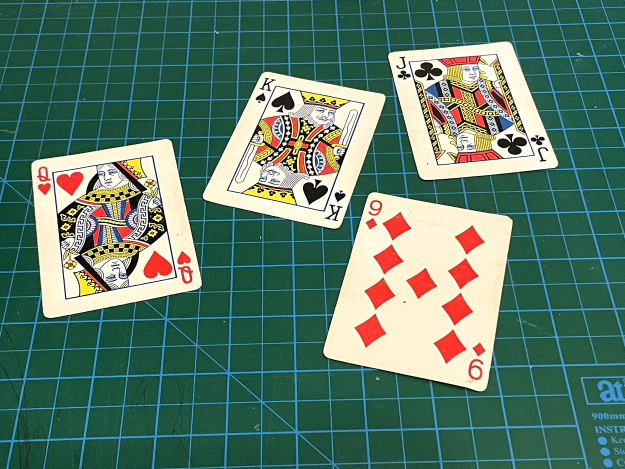
//> input picture Resources/cards.jpg, 1250 x 938 px, given in place of the camera (shown at 1/2 size)
$ ./Project2_DocumentScanner   (built with g++ and OpenCV 4)
//> lines starting //> are read from the running program, lines starting //| are printed output that depends on the picture; after the words box and inside, x2 and y2 are one past the last pixel; in counts of white or black regions, pixels touching at a corner belong together
#include <opencv2/imgcodecs.hpp>
#include <opencv2/highgui.hpp>
#include <opencv2/imgproc.hpp>
#include <iostream>
using namespace std;
using namespace cv;
/*
Document Scanner
*/

const float w=420, h=596; // Has been multiplied by 2 since the original size is too small.

Mat preProcessing(Mat img) {

    Mat imgGray, imgBlur, imgCanny, imgDilate, imgErode;

    cvtColor(img, imgGray, COLOR_BGR2GRAY);
    GaussianBlur(imgGray, imgBlur, Size(3, 3), 3, 0);
    Canny(imgBlur, imgCanny, 25, 75);

    Mat kernel=getStructuringElement(MORPH_RECT, Size(3, 3));
    dilate(imgCanny, imgDilate, kernel);
    //erode(imgDilate, imgErode, kernel);
    return imgDilate;
}

vector<Point> getContours(Mat imgOrg, Mat imgThre) {
    vector<vector<Point>> contours;
    vector<Vec4i> hierarchy;
    vector<Point> biggest(4);
    int MaxArea=0;

    findContours(imgThre, contours, hierarchy, RETR_EXTERNAL, CHAIN_APPROX_SIMPLE);

    vector<vector<Point>> conPoly(contours.size());

    for(int i=0; i<contours.size(); ++i) {
        int area=contourArea(contours[i]);

        if(area>1000) {
            float para=arcLength(contours[i], true);
            approxPolyDP(contours[i], conPoly[i], 0.02*para, true);

            if(area>MaxArea&&conPoly[i].size()==4) { // maintain the max rectangle
                //drawContours(imgOrg, conPoly, i, Scalar(255, 0, 0), 5);
                for(int j=0; j<4; ++j) biggest[j]=conPoly[i][j];
                MaxArea=area;
            }

        }
    }
    return biggest;
}

vector<Point> reorder(vector<Point> points) {
    vector<Point> newPoints(4);
    vector<int> sumPoints(4), subPoints(4);
    for(int i=0; i<4; ++i) {
        sumPoints[i]=points[i].x+points[i].y;
        subPoints[i]=points[i].x-points[i].y;
    }
    newPoints[0]=points[min_element(sumPoints.begin(), sumPoints.end())-sumPoints.begin()]; // 0
    newPoints[1]=points[max_element(subPoints.begin(), subPoints.end())-subPoints.begin()]; // 1
    newPoints[2]=points[min_element(subPoints.begin(), subPoints.end())-subPoints.begin()]; // 2
    newPoints[3]=points[max_element(sumPoints.begin(), sumPoints.end())-sumPoints.begin()]; // 3

    return newPoints;
}

void drawPoints(Mat img, vector<Point> points, Scalar color) {
    for(int i=0; i<points.size(); ++i) {
        circle(img, points[i], 10, color, FILLED);
        putText(img, to_string(i), Point(points[i].x+10, points[i].y-10), FONT_HERSHEY_DUPLEX, 1, color, 2);
    }
}

Mat getWarp(Mat img, vector<Point> points, const float w, const float h) {
    Mat imgWarp, matrix;

    Point2f src[4]={points[0], points[1], points[2], points[3]};
    Point2f dst[4]={{0.0f, 0.0f}, {w, 0.0f}, {0.0f, h},{w, h}};

    matrix=getPerspectiveTransform(src, dst);
    warpPerspective(img, imgWarp, matrix, Point(w, h));

    return imgWarp;
}

void DocumentScanner() {

    VideoCapture cap(0);
    Mat imgOrg, imgThre, imgWarp, imgCrop;
    while(1) {
        cap.read(imgOrg);
//> imgOrg is the input picture: 938 rows x 1250 cols, CV_8UC3; mean B, G, R 104.7, 121.3, 89.3
        //resize(imgOrg, imgOrg, Size(), 0.5, 0.5);
        vector<Point> initPoints, docPoints;

        //Preprocessing
        imgThre=preProcessing(imgOrg);
//> in preProcessing, `cvtColor(img, imgGray, COLOR_BGR2GRAY);`:
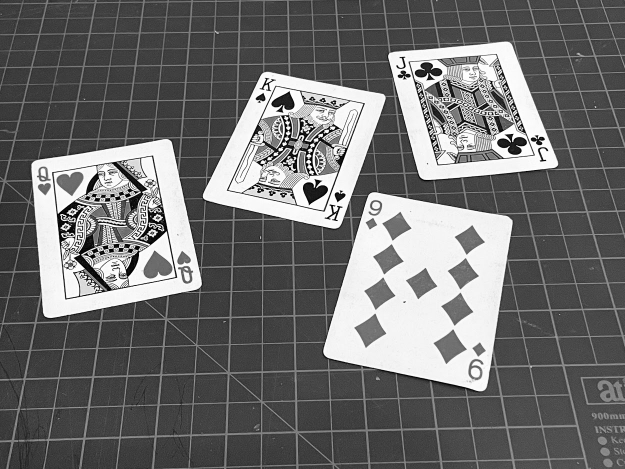
//> imgGray: 938 rows x 1250 cols, CV_8UC1 (shown at 1/2 size); min 0, max 255, mean 109.9
//> in preProcessing, `Canny(imgBlur, imgCanny, 25, 75);`:
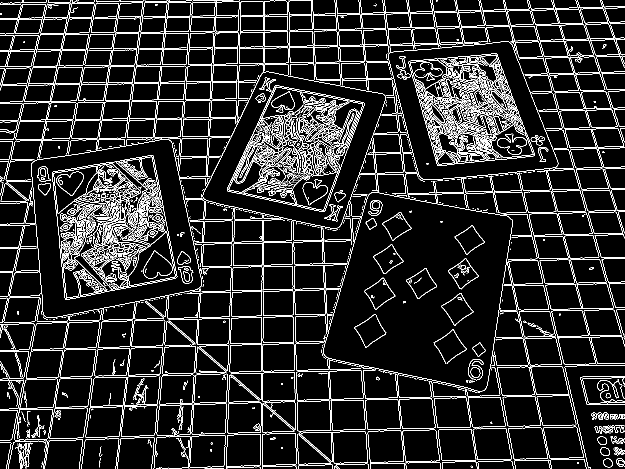
//> imgCanny: 938 rows x 1250 cols, CV_8UC1 (shown at 1/2 size); 9.6% white in thin lines or dots
//> in preProcessing, `dilate(imgCanny, imgDilate, kernel);`:
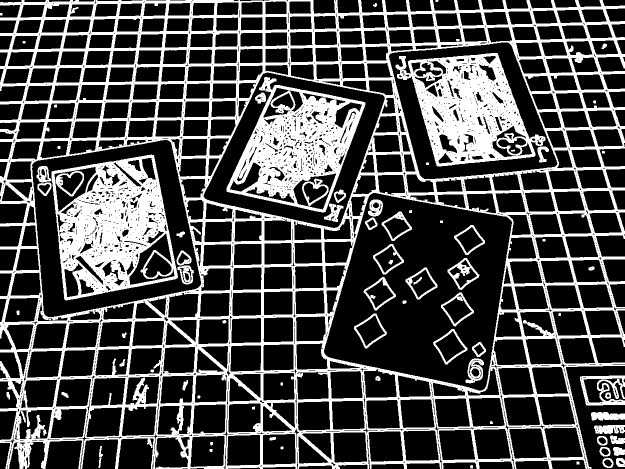
//> imgDilate: 938 rows x 1250 cols, CV_8UC1 (shown at 1/2 size); 29.1% white; 80 white regions (1 under 20 px)

        //Get Contours (assume the A4 paper is the biggest object in the frame)
        initPoints=getContours(imgOrg, imgThre);
//> in getContours, `findContours(imgThre, contours, hierarchy, RETR_EXTERNAL, CHAIN_APPROX..`: contours = 20 contours, 3 with area under 20; largest, box (x1, y1, x2, y2) and area: (0, 0, 1250, 938) 1076906, (1160, 751, 1250, 811) 3678, (1182, 824, 1250, 841) 836, (1188, 850, 1250, 868) 804, (1205, 916, 1227, 936) 330
//> in getContours, `vector<vector<Point>> conPoly(contours.size());`: conPoly = 20 empty contours
//> the loop in getContours, `for(int i=0; i<contours.size(); ++i)` made 20 passes
//> (area, para, MaxArea) on pass 20: (1076906, 9218, 1076906)
//> (area, para) on pass 15: (3678, 582.8)
//> after the loop in getContours, `for(int i=0; i<contours.size(); ++i)`: biggest = 4 Points (x, y): [0, 5], [11, 937], [1182, 937], [1249, 11]; MaxArea = 1076906
//> initPoints has the same summary as biggest in getContours

        docPoints=reorder(initPoints);
//> in reorder, `newPoints[0]=points[min_element(sumPoints.begin(), sumPoints.end())-su..`: newPoints = 4 Points (x, y): [0, 5], [0, 0], [0, 0], [0, 0]
//> in reorder, `newPoints[1]=points[max_element(subPoints.begin(), subPoints.end())-su..`: newPoints = 4 Points (x, y): [0, 5], [1249, 11], [0, 0], [0, 0]
//> in reorder, `newPoints[2]=points[min_element(subPoints.begin(), subPoints.end())-su..`: newPoints = 4 Points (x, y): [0, 5], [1249, 11], [11, 937], [0, 0]
//> in reorder, `newPoints[3]=points[max_element(sumPoints.begin(), sumPoints.end())-su..`: newPoints = 4 Points (x, y): [0, 5], [1249, 11], [11, 937], [1182, 937]
//> docPoints has the same summary as newPoints in reorder
        //drawPoints(imgOrg, docPoints, Scalar(0, 255, 0));

        //Warp
        imgWarp=getWarp(imgOrg, docPoints, w, h);
//> in getWarp, `Point2f src[4]={points[0], points[1], points[2], points[3]};`: src has the same summary as newPoints in reorder
//> in getWarp, `matrix=getPerspectiveTransform(src, dst);`: matrix = [[0.334, -0.00394, 0.0197], [-0.00288, 0.599, -3], [-4.83e-06, -6.73e-05, 1]]
//> in getWarp, `warpPerspective(img, imgWarp, matrix, Point(w, h));`:
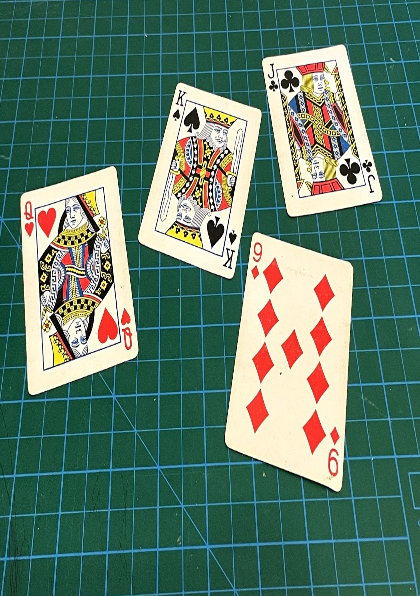
//> imgWarp: 596 rows x 420 cols, CV_8UC3; mean B, G, R 105.1, 122.1, 90.9

        //Crop
        int CropVal=5;
        Rect roi(CropVal, CropVal, w-2*CropVal, h-2*CropVal);
        imgCrop=imgWarp(roi);
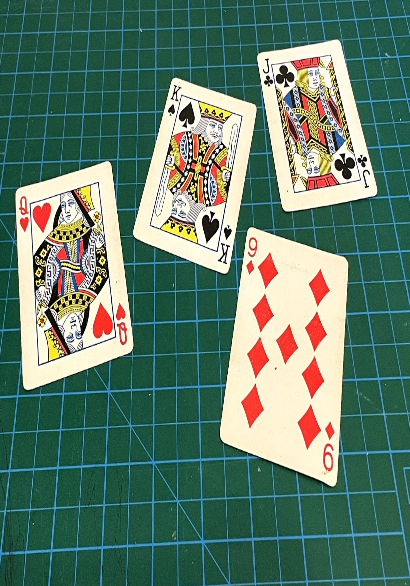
//> imgCrop: 586 rows x 410 cols, CV_8UC3; mean B, G, R 106.3, 123.4, 93.3

        imshow("Image", imgOrg);
        imshow("Dilation Image", imgThre);
        imshow("Warp Image", imgWarp);
        imshow("Crop Image", imgCrop);

        waitKey(1);
    }
}

int main() {
    DocumentScanner();
    return 0;
}
